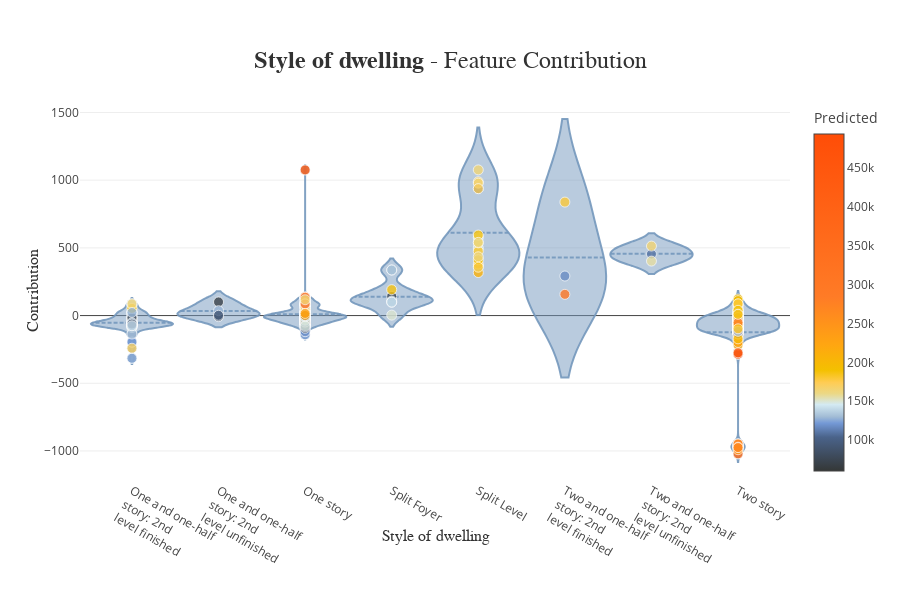

Source (notebook cell):
### Code cell
xpl.plot.contribution_plot("HouseStyle")

### Figure 1 — Plotly figure (JSON) as saved in the notebook; plotly's stock layout.template omitted (floating-point values rounded to 4 significant figures; data arrays with more than 128 entries replaced by an {"elided": "..."} marker saying what was removed)
{"data": [{"customdata": {"elided": "365 int values"}, "hovertemplate": "<b>%{hovertext}</b><br />Style of dwelling :<br />%{x}<br />Contribution: %{y:.4f}<extra></extra>", "hovertext": ["Id: 1023<br />Predict: 111414.0", "Id: 1145<br />Predict: 81798.0", "Id: 293<br />Predict: 145082.0", "Id: 1149<br />Predict: 121989.0", "Id: 654<br />Predict: 128796.0", "Id: 1174<br />Predict: 253063.0", "Id: 1077<br />Predict: 169149.0", "Id: 967<br />Predict: 141667.0", "Id: 585<br />Predict: 153388.0", "Id: 1275<br />Predict: 124666.0", "Id: 178<br />Predict: 144420.0", "Id: 1378<br />Predict: 139980.0", "Id: 105<br />Predict: 158789.0", "Id: 840<br />Predict: 131502.0", "Id: 109<br />Predict: 136408.0", "Id: 419<br />Predict: 102363.0", "Id: 89<br />Predict: 99123.0", "Id: 751<br />Predict: 84224.0", "Id: 1270<br />Predict: 147901.0", "Id: 1011<br />Predict: 145083.0", "Id: 580<br />Predict: 125942.0", "Id: 547<br />Predict: 170458.0", "Id: 143<br />Predict: 109754.0", "Id: 205<br />Predict: 117239.0", "Id: 336<br />Predict: 218101.0", "Id: 391<br />Predict: 110144.0", "Id: 1334<br />Predict: 127139.0", "Id: 730<br />Predict: 103129.0", "Id: 695<br />Predict: 126408.0", "Id: 1363<br />Predict: 142669.0", "Id: 1263<br />Predict: 146170.0", "Id: 492<br />Predict: 147389.0", "Id: 52<br />Predict: 127374.0", "Id: 387<br />Predict: 84803.0", "Id: 1060<br />Predict: 190585.0", "Id: 787<br />Predict: 131372.0", "Id: 1146<br />Predict: 131877.0", "Id: 1286<br />Predict: 127965.0", "Id: 922<br />Predict: 163855.0", "Id: 712<br />Predict: 89117.0", "Id: 946<br />Predict: 139103.0", "Id: 240<br />Predict: 128454.0"], "line": {"color": "rgba(117, 152, 189, 0.9)"}, "marker": {"line": {"color": "white", "width": 0.8}, "opacity": 0.8, "size": 10}, "meanline": {"visible": true}, "scalemode": "count", "showlegend": false, "type": "violin", "x": ["One and one-half<br />story: 2nd<br />level finished", "One and one-half<br />story: 2nd<br />level finished", "One and one-half<br />story: 2nd<br />level finished", "One and one-half<br />story: 2nd<br />level finished", "One and one-half<br />story: 2nd<br />level finished", "One and one-half<br />story: 2nd<br />level finished", "One and one-half<br />story: 2nd<br />level finished", "One and one-half<br />story: 2nd<br />level finished", "One and one-half<br />story: 2nd<br />level finished", "One and one-half<br />story: 2nd<br />level finished", "One and one-half<br />story: 2nd<br />level finished", "One and one-half<br />story: 2nd<br />level finished", "One and one-half<br />story: 2nd<br />level finished", "One and one-half<br />story: 2nd<br />level finished", "One and one-half<br />story: 2nd<br />level finished", "One and one-half<br />story: 2nd<br />level finished", "One and one-half<br />story: 2nd<br />level finished", "One and one-half<br />story: 2nd<br />level finished", "One and one-half<br />story: 2nd<br />level finished", "One and one-half<br />story: 2nd<br />level finished", "One and one-half<br />story: 2nd<br />level finished", "One and one-half<br />story: 2nd<br />level finished", "One and one-half<br />story: 2nd<br />level finished", "One and one-half<br />story: 2nd<br />level finished", "One and one-half<br />story: 2nd<br />level finished", "One and one-half<br />story: 2nd<br />level finished", "One and one-half<br />story: 2nd<br />level finished", "One and one-half<br />story: 2nd<br />level finished", "One and one-half<br />story: 2nd<br />level finished", "One and one-half<br />story: 2nd<br />level finished", "One and one-half<br />story: 2nd<br />level finished", "One and one-half<br />story: 2nd<br />level finished", "One and one-half<br />story: 2nd<br />level finished", "One and one-half<br />story: 2nd<br />level finished", "One and one-half<br />story: 2nd<br />level finished", "One and one-half<br />story: 2nd<br />level finished", "One and one-half<br />story: 2nd<br />level finished", "One and one-half<br />story: 2nd<br />level finished", "One and one-half<br />story: 2nd<br />level finished", "One and one-half<br />story: 2nd<br />level finished", "One and one-half<br />story: 2nd<br />level finished", "One and one-half<br />story: 2nd<br />level finished"], "y": [-138.2, -45.8, 78.79, -195.9, -82.64, 27.04, -241.2, -46.68, -52.34, -87.03, -63.22, -25.24, 20.98, -76.15, -56.85, -71.12, -3.865, 12.57, -46.97, -55.39, -315.4, -42.49, -20.12, -71.79, -16.54, -63.81, -74.29, -64.51, 0.1128, 28.54, -50.62, -88.8, -68.45, -16.74, 53.26, -135.9, -53.62, -73.62, 86.57, -62.97, -75.62, 23.17]}, {"customdata": {"elided": "365 int values"}, "hovertemplate": "<b>%{hovertext}</b><br />Style of dwelling :<br />%{x}<br />Contribution: %{y:.4f}<extra></extra>", "hovertext": ["Id: 384<br />Predict: 70282.0", "Id: 326<br />Predict: 85962.0", "Id: 1070<br />Predict: 128425.0", "Id: 164<br />Predict: 94872.0"], "line": {"color": "rgba(117, 152, 189, 0.9)"}, "marker": {"line": {"color": "white", "width": 0.8}, "opacity": 0.8, "size": 10}, "meanline": {"visible": true}, "scalemode": "count", "showlegend": false, "type": "violin", "x": ["One and one-half<br />story: 2nd<br />level unfinished", "One and one-half<br />story: 2nd<br />level unfinished", "One and one-half<br />story: 2nd<br />level unfinished", "One and one-half<br />story: 2nd<br />level unfinished"], "y": [100.7, -7.35, 36.32, 2.118]}, {"customdata": {"elided": "365 int values"}, "hovertemplate": "<b>%{hovertext}</b><br />Style of dwelling :<br />%{x}<br />Contribution: %{y:.4f}<extra></extra>", "hovertext": {"elided": "176 str values"}, "line": {"color": "rgba(117, 152, 189, 0.9)"}, "marker": {"line": {"color": "white", "width": 0.8}, "opacity": 0.8, "size": 10}, "meanline": {"visible": true}, "scalemode": "count", "showlegend": false, "type": "violin", "x": {"elided": "176 str values"}, "y": {"elided": "176 float values"}}, {"customdata": {"elided": "365 int values"}, "hovertemplate": "<b>%{hovertext}</b><br />Style of dwelling :<br />%{x}<br />Contribution: %{y:.4f}<extra></extra>", "hovertext": ["Id: 650<br />Predict: 74957.0", "Id: 953<br />Predict: 133397.0", "Id: 588<br />Predict: 134696.0", "Id: 780<br />Predict: 150151.0", "Id: 1130<br />Predict: 137645.0", "Id: 981<br />Predict: 186835.0", "Id: 635<br />Predict: 138532.0"], "line": {"color": "rgba(117, 152, 189, 0.9)"}, "marker": {"line": {"color": "white", "width": 0.8}, "opacity": 0.8, "size": 10}, "meanline": {"visible": true}, "scalemode": "count", "showlegend": false, "type": "violin", "x": ["Split Foyer", "Split Foyer", "Split Foyer", "Split Foyer", "Split Foyer", "Split Foyer", "Split Foyer"], "y": [141.4, 107.4, 336.5, 3.221, 98.3, 191.4, 99.56]}, {"customdata": {"elided": "365 int values"}, "hovertemplate": "<b>%{hovertext}</b><br />Style of dwelling :<br />%{x}<br />Contribution: %{y:.4f}<extra></extra>", "hovertext": ["Id: 427<br />Predict: 209050.0", "Id: 112<br />Predict: 163904.0", "Id: 1125<br />Predict: 166740.0", "Id: 773<br />Predict: 134850.0", "Id: 517<br />Predict: 173998.0", "Id: 1230<br />Predict: 147237.0", "Id: 854<br />Predict: 182143.0", "Id: 76<br />Predict: 94197.0", "Id: 1356<br />Predict: 191667.0", "Id: 574<br />Predict: 165717.0", "Id: 1232<br />Predict: 147156.0", "Id: 121<br />Predict: 181033.0", "Id: 187<br />Predict: 184837.0", "Id: 1440<br />Predict: 187438.0", "Id: 809<br />Predict: 159763.0", "Id: 630<br />Predict: 162010.0", "Id: 263<br />Predict: 170743.0"], "line": {"color": "rgba(117, 152, 189, 0.9)"}, "marker": {"line": {"color": "white", "width": 0.8}, "opacity": 0.8, "size": 10}, "meanline": {"visible": true}, "scalemode": "count", "showlegend": false, "type": "violin", "x": ["Split Level", "Split Level", "Split Level", "Split Level", "Split Level", "Split Level", "Split Level", "Split Level", "Split Level", "Split Level", "Split Level", "Split Level", "Split Level", "Split Level", "Split Level", "Split Level", "Split Level"], "y": [317.8, 1076.0, 988.2, 364.0, 380.1, 499.7, 475.7, 937.5, 412.6, 977.9, 575.7, 357.0, 537.0, 594.6, 540.7, 434.2, 937.4]}, {"customdata": {"elided": "365 int values"}, "hovertemplate": "<b>%{hovertext}</b><br />Style of dwelling :<br />%{x}<br />Contribution: %{y:.4f}<extra></extra>", "hovertext": ["Id: 268<br />Predict: 178734.0", "Id: 305<br />Predict: 300055.0", "Id: 199<br />Predict: 117419.0"], "line": {"color": "rgba(117, 152, 189, 0.9)"}, "marker": {"line": {"color": "white", "width": 0.8}, "opacity": 0.8, "size": 10}, "meanline": {"visible": true}, "scalemode": "count", "showlegend": false, "type": "violin", "x": ["Two and one-half<br />story: 2nd<br />level finished", "Two and one-half<br />story: 2nd<br />level finished", "Two and one-half<br />story: 2nd<br />level finished"], "y": [838.1, 156.8, 292.0]}, {"customdata": {"elided": "365 int values"}, "hovertemplate": "<b>%{hovertext}</b><br />Style of dwelling :<br />%{x}<br />Contribution: %{y:.4f}<extra></extra>", "hovertext": ["Id: 810<br />Predict: 110247.0", "Id: 853<br />Predict: 155962.0", "Id: 736<br />Predict: 164786.0"], "line": {"color": "rgba(117, 152, 189, 0.9)"}, "marker": {"line": {"color": "white", "width": 0.8}, "opacity": 0.8, "size": 10}, "meanline": {"visible": true}, "scalemode": "count", "showlegend": false, "type": "violin", "x": ["Two and one-half<br />story: 2nd<br />level unfinished", "Two and one-half<br />story: 2nd<br />level unfinished", "Two and one-half<br />story: 2nd<br />level unfinished"], "y": [454.1, 402.3, 513.2]}, {"customdata": {"elided": "365 int values"}, "hovertemplate": "<b>%{hovertext}</b><br />Style of dwelling :<br />%{x}<br />Contribution: %{y:.4f}<extra></extra>", "hovertext": ["Id: 259<br />Predict: 209141.0", "Id: 168<br />Predict: 340615.0", "Id: 927<br />Predict: 318136.0", "Id: 832<br />Predict: 148314.0", "Id: 1238<br />Predict: 232749.0", "Id: 1417<br />Predict: 114445.0", "Id: 993<br />Predict: 196663.0", "Id: 532<br />Predict: 128106.0", "Id: 799<br />Predict: 493309.0", "Id: 433<br />Predict: 128373.0", "Id: 1030<br />Predict: 119125.0", "Id: 1044<br />Predict: 282076.0", "Id: 1449<br />Predict: 91394.0", "Id: 1109<br />Predict: 175671.0", "Id: 1254<br />Predict: 261253.0", "Id: 1134<br />Predict: 211735.0", "Id: 102<br />Predict: 174566.0", "Id: 302<br />Predict: 289119.0", "Id: 1058<br />Predict: 221301.0", "Id: 49<br />Predict: 107090.0", "Id: 322<br />Predict: 354801.0", "Id: 81<br />Predict: 192610.0", "Id: 767<br />Predict: 180441.0", "Id: 1074<br />Predict: 162475.0", "Id: 1211<br />Predict: 192551.0", "Id: 892<br />Predict: 172419.0", "Id: 954<br />Predict: 178475.0", "Id: 1409<br />Predict: 98971.0", "Id: 4<br />Predict: 163889.0", "Id: 841<br />Predict: 153995.0", "Id: 1106<br />Predict: 316455.0", "Id: 842<br />Predict: 151977.0", "Id: 608<br />Predict: 206508.0", "Id: 738<br />Predict: 237214.0", "Id: 120<br />Predict: 164111.0", "Id: 232<br />Predict: 380709.0", "Id: 1069<br />Predict: 177470.0", "Id: 686<br />Predict: 235221.0", "Id: 573<br />Predict: 226675.0", "Id: 409<br />Predict: 290415.0", "Id: 1170<br />Predict: 445150.0", "Id: 256<br />Predict: 234879.0", "Id: 962<br />Predict: 266065.0", "Id: 31<br />Predict: 92136.0", "Id: 383<br />Predict: 203295.0", "Id: 1339<br />Predict: 220700.0", "Id: 858<br />Predict: 148404.0", "Id: 1135<br />Predict: 179816.0", "Id: 349<br />Predict: 185317.0", "Id: 703<br />Predict: 363516.0", "Id: 1368<br />Predict: 147904.0", "Id: 600<br />Predict: 155071.0", "Id: 1359<br />Predict: 181016.0", "Id: 536<br />Predict: 130371.0", "Id: 159<br />Predict: 241866.0", "Id: 1264<br />Predict: 162867.0", "Id: 930<br />Predict: 228100.0", "Id: 1261<br />Predict: 184590.0", "Id: 95<br />Predict: 213245.0", "Id: 709<br />Predict: 173373.0", "Id: 66<br />Predict: 296518.0", "Id: 228<br />Predict: 99735.0", "Id: 57<br />Predict: 185262.0", "Id: 404<br />Predict: 262264.0", "Id: 436<br />Predict: 203543.0", "Id: 919<br />Predict: 260185.0", "Id: 1067<br />Predict: 169755.0", "Id: 160<br />Predict: 287514.0", "Id: 191<br />Predict: 305289.0", "Id: 249<br />Predict: 177881.0", "Id: 116<br />Predict: 172321.0", "Id: 271<br />Predict: 264114.0", "Id: 1183<br />Predict: 467470.0", "Id: 756<br />Predict: 175081.0", "Id: 454<br />Predict: 225473.0", "Id: 88<br />Predict: 170870.0", "Id: 821<br />Predict: 184373.0", "Id: 760<br />Predict: 298408.0", "Id: 991<br />Predict: 293925.0", "Id: 182<br />Predict: 164085.0", "Id: 1247<br />Predict: 195909.0", "Id: 1241<br />Predict: 216784.0", "Id: 491<br />Predict: 111661.0", "Id: 1379<br />Predict: 98372.0", "Id: 1085<br />Predict: 175818.0", "Id: 1142<br />Predict: 181607.0", "Id: 1105<br />Predict: 114695.0", "Id: 461<br />Predict: 241134.0", "Id: 410<br />Predict: 271242.0", "Id: 521<br />Predict: 78970.0", "Id: 281<br />Predict: 226052.0", "Id: 1402<br />Predict: 180224.0", "Id: 132<br />Predict: 201982.0", "Id: 299<br />Predict: 190149.0", "Id: 1284<br />Predict: 141077.0", "Id: 196<br />Predict: 151384.0", "Id: 1290<br />Predict: 263860.0", "Id: 1189<br />Predict: 178628.0", "Id: 1072<br />Predict: 161428.0", "Id: 415<br />Predict: 251447.0", "Id: 59<br />Predict: 435750.0", "Id: 1427<br />Predict: 268601.0", "Id: 672<br />Predict: 102970.0", "Id: 1375<br />Predict: 239329.0", "Id: 405<br />Predict: 166586.0", "Id: 719<br />Predict: 301557.0", "Id: 1196<br />Predict: 167913.0", "Id: 400<br />Predict: 198898.0", "Id: 651<br />Predict: 188959.0", "Id: 36<br />Predict: 284180.0", "Id: 535<br />Predict: 194955.0", "Id: 1335<br />Predict: 129388.0", "Id: 629<br />Predict: 182055.0"], "line": {"color": "rgba(117, 152, 189, 0.9)"}, "marker": {"line": {"color": "white", "width": 0.8}, "opacity": 0.8, "size": 10}, "meanline": {"visible": true}, "scalemode": "count", "showlegend": false, "type": "violin", "x": ["Two story", "Two story", "Two story", "Two story", "Two story", "Two story", "Two story", "Two story", "Two story", "Two story", "Two story", "Two story", "Two story", "Two story", "Two story", "Two story", "Two story", "Two story", "Two story", "Two story", "Two story", "Two story", "Two story", "Two story", "Two story", "Two story", "Two story", "Two story", "Two story", "Two story", "Two story", "Two story", "Two story", "Two story", "Two story", "Two story", "Two story", "Two story", "Two story", "Two story", "Two story", "Two story", "Two story", "Two story", "Two story", "Two story", "Two story", "Two story", "Two story", "Two story", "Two story", "Two story", "Two story", "Two story", "Two story", "Two story", "Two story", "Two story", "Two story", "Two story", "Two story", "Two story", "Two story", "Two story", "Two story", "Two story", "Two story", "Two story", "Two story", "Two story", "Two story", "Two story", "Two story", "Two story", "Two story", "Two story", "Two story", "Two story", "Two story", "Two story", "Two story", "Two story", "Two story", "Two story", "Two story", "Two story", "Two story", "Two story", "Two story", "Two story", "Two story", "Two story", "Two story", "Two story", "Two story", "Two story", "Two story", "Two story", "Two story", "Two story", "Two story", "Two story", "Two story", "Two story", "Two story", "Two story", "Two story", "Two story", "Two story", "Two story", "Two story", "Two story", "Two story"], "y": [-31.19, -1021.0, -109.3, -110.5, -100.5, -123.4, 122.5, -66.91, -285.5, 68.13, -93.16, -183.8, -62.04, -40.44, -43.33, -217.2, 80.73, -84.81, -18.34, -9.925, -72.96, -130.1, 24.17, 23.81, 110.4, 19.53, -130.7, -71.18, 2.768, -25.89, -101.8, -4.461, -67.99, -152.4, -74.72, -127.6, -65.04, 19.1, -198.6, -961.4, -59.81, -37.04, -106.4, -12.28, -92.12, 46.72, -57.41, -10.47, -15.37, -951.4, -50.59, -73.32, -30.67, 47.2, -138.3, -45.85, -106.9, -19.21, -132.9, -91.95, -44.74, -120.6, -16.24, -130.0, 13.63, -131.6, -29.12, -969.3, -123.9, -30.48, 36.39, -947.7, -59.9, -30.91, -111.4, -105.7, -27.06, -89.02, -111.7, -38.4, -77.34, 9.113, -62.14, -131.5, 82.84, 87.69, -107.0, -990.7, -972.8, -1.069, -112.9, 18.29, -76.27, 38.61, 7.068, -107.3, -975.4, -34.21, -12.48, -75.11, -275.4, -63.62, -16.98, -106.8, 2.117, -114.4, -14.84, -171.9, -65.14, -51.88, 9.762, -116.7, -97.53]}, {"customdata": {"elided": "365 int values"}, "hovertemplate": "<b>%{hovertext}</b><br />Style of dwelling :<br />%{x}<br />Contribution: %{y:.4f}<extra></extra>", "hovertext": {"elided": "365 str values"}, "marker": {"color": {"elided": "365 int values"}, "coloraxis": "coloraxis", "line": {"color": "white", "width": 0.8}, "opacity": 0.8, "size": 10}, "mode": "markers", "showlegend": false, "type": "scatter", "x": {"elided": "365 str values"}, "y": {"elided": "365 float values"}}], "layout": {"coloraxis": {"colorbar": {"title": {"text": "Predicted"}}, "colorscale": [[0, "rgb(52, 55, 54)"], [0.1002, "rgb(74, 99, 138)"], [0.1419, "rgb(116, 153, 214)"], [0.1612, "rgb(162, 188, 213)"], [0.1971, "rgb(212, 234, 242)"], [0.2294, "rgb(235, 216, 134)"], [0.2628, "rgb(255, 204, 83)"], [0.2993, "rgb(244 ,192, 0)"], [0.3744, "rgb(255, 166, 17)"], [0.5173, "rgb(255, 123, 38)"], [1, "rgb(255, 77, 7)"]]}, "height": 600, "hovermode": "closest", "title": {"font": {"color": "rgb(50, 50, 50)", "family": "Arial", "size": 24}, "text": "<b>Style of dwelling</b> - Feature Contribution", "x": 0.5, "xanchor": "center", "y": 0.9, "yanchor": "middle"}, "violingap": 0.05, "violingroupgap": 0, "violinmode": "overlay", "width": 900, "xaxis": {"automargin": true, "range": [-0.6, 7.6], "title": {"font": {"color": "rgb(50, 50, 50)", "family": "Arial Black", "size": 16}, "text": "Style of dwelling"}, "type": "category"}, "yaxis": {"automargin": true, "title": {"font": {"color": "rgb(50, 50, 50)", "family": "Arial Black", "size": 16}, "text": "Contribution"}}}}
